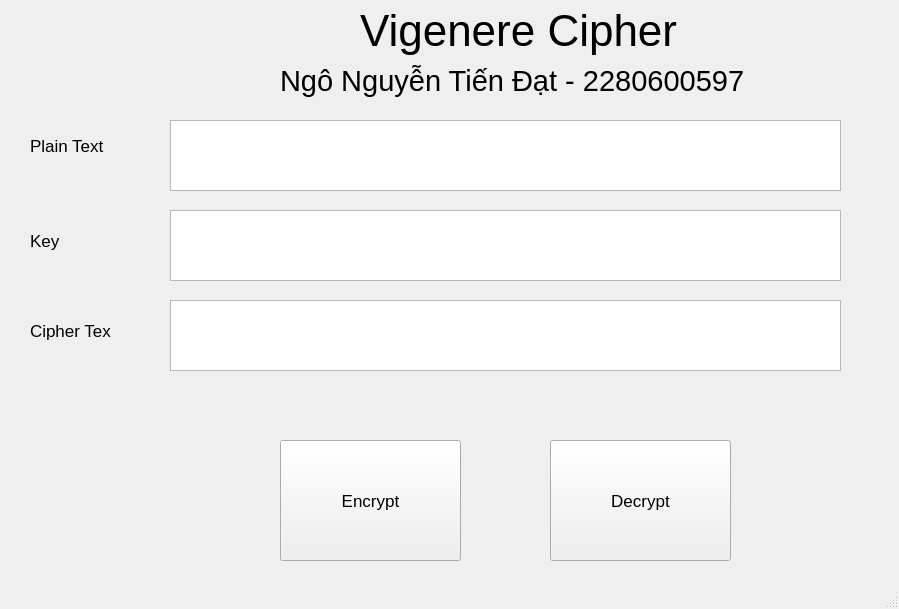
<?xml version="1.0" encoding="UTF-8"?>
<ui version="4.0">
 <class>MainWindow</class>
 <widget class="QMainWindow" name="MainWindow">
  <property name="geometry">
   <rect>
    <x>0</x>
    <y>0</y>
    <width>899</width>
    <height>609</height>
   </rect>
  </property>
  <property name="windowTitle">
   <string>MainWindow</string>
  </property>
  <widget class="QWidget" name="centralwidget">
   <widget class="QLabel" name="label">
    <property name="geometry">
     <rect>
      <x>30</x>
      <y>120</y>
      <width>81</width>
      <height>51</height>
     </rect>
    </property>
    <property name="font">
     <font>
      <pointsize>13</pointsize>
     </font>
    </property>
    <property name="text">
     <string>Plain Text</string>
    </property>
   </widget>
   <widget class="QLabel" name="label_2">
    <property name="geometry">
     <rect>
      <x>30</x>
      <y>220</y>
      <width>91</width>
      <height>41</height>
     </rect>
    </property>
    <property name="font">
     <font>
      <pointsize>13</pointsize>
     </font>
    </property>
    <property name="text">
     <string>Key</string>
    </property>
   </widget>
   <widget class="QPlainTextEdit" name="CipherText">
    <property name="geometry">
     <rect>
      <x>170</x>
      <y>300</y>
      <width>671</width>
      <height>71</height>
     </rect>
    </property>
   </widget>
   <widget class="QPlainTextEdit" name="KeyText">
    <property name="geometry">
     <rect>
      <x>170</x>
      <y>210</y>
      <width>671</width>
      <height>71</height>
     </rect>
    </property>
   </widget>
   <widget class="QLabel" name="label_5">
    <property name="geometry">
     <rect>
      <x>280</x>
      <y>50</y>
      <width>521</width>
      <height>61</height>
     </rect>
    </property>
    <property name="font">
     <font>
      <pointsize>22</pointsize>
     </font>
    </property>
    <property name="text">
     <string>Ngô Nguyễn Tiến Đạt - 2280600597</string>
    </property>
   </widget>
   <widget class="QPushButton" name="Decrypt">
    <property name="geometry">
     <rect>
      <x>550</x>
      <y>440</y>
      <width>181</width>
      <height>121</height>
     </rect>
    </property>
    <property name="font">
     <font>
      <pointsize>13</pointsize>
     </font>
    </property>
    <property name="text">
     <string>Decrypt</string>
    </property>
   </widget>
   <widget class="QPushButton" name="Encrypt">
    <property name="geometry">
     <rect>
      <x>280</x>
      <y>440</y>
      <width>181</width>
      <height>121</height>
     </rect>
    </property>
    <property name="font">
     <font>
      <pointsize>13</pointsize>
     </font>
    </property>
    <property name="text">
     <string>Encrypt</string>
    </property>
   </widget>
   <widget class="QLabel" name="label_3">
    <property name="geometry">
     <rect>
      <x>30</x>
      <y>300</y>
      <width>81</width>
      <height>61</height>
     </rect>
    </property>
    <property name="font">
     <font>
      <pointsize>13</pointsize>
     </font>
    </property>
    <property name="text">
     <string>Cipher Text</string>
    </property>
   </widget>
   <widget class="QPlainTextEdit" name="PlainText">
    <property name="geometry">
     <rect>
      <x>170</x>
      <y>120</y>
      <width>671</width>
      <height>71</height>
     </rect>
    </property>
   </widget>
   <widget class="QLabel" name="label_4">
    <property name="geometry">
     <rect>
      <x>360</x>
      <y>0</y>
      <width>331</width>
      <height>61</height>
     </rect>
    </property>
    <property name="font">
     <font>
      <pointsize>33</pointsize>
     </font>
    </property>
    <property name="text">
     <string>Vigenere Cipher</string>
    </property>
   </widget>
  </widget>
  <widget class="QMenuBar" name="menubar">
   <property name="geometry">
    <rect>
     <x>0</x>
     <y>0</y>
     <width>899</width>
     <height>21</height>
    </rect>
   </property>
  </widget>
  <widget class="QStatusBar" name="statusbar"/>
 </widget>
 <resources/>
 <connections/>
</ui>
